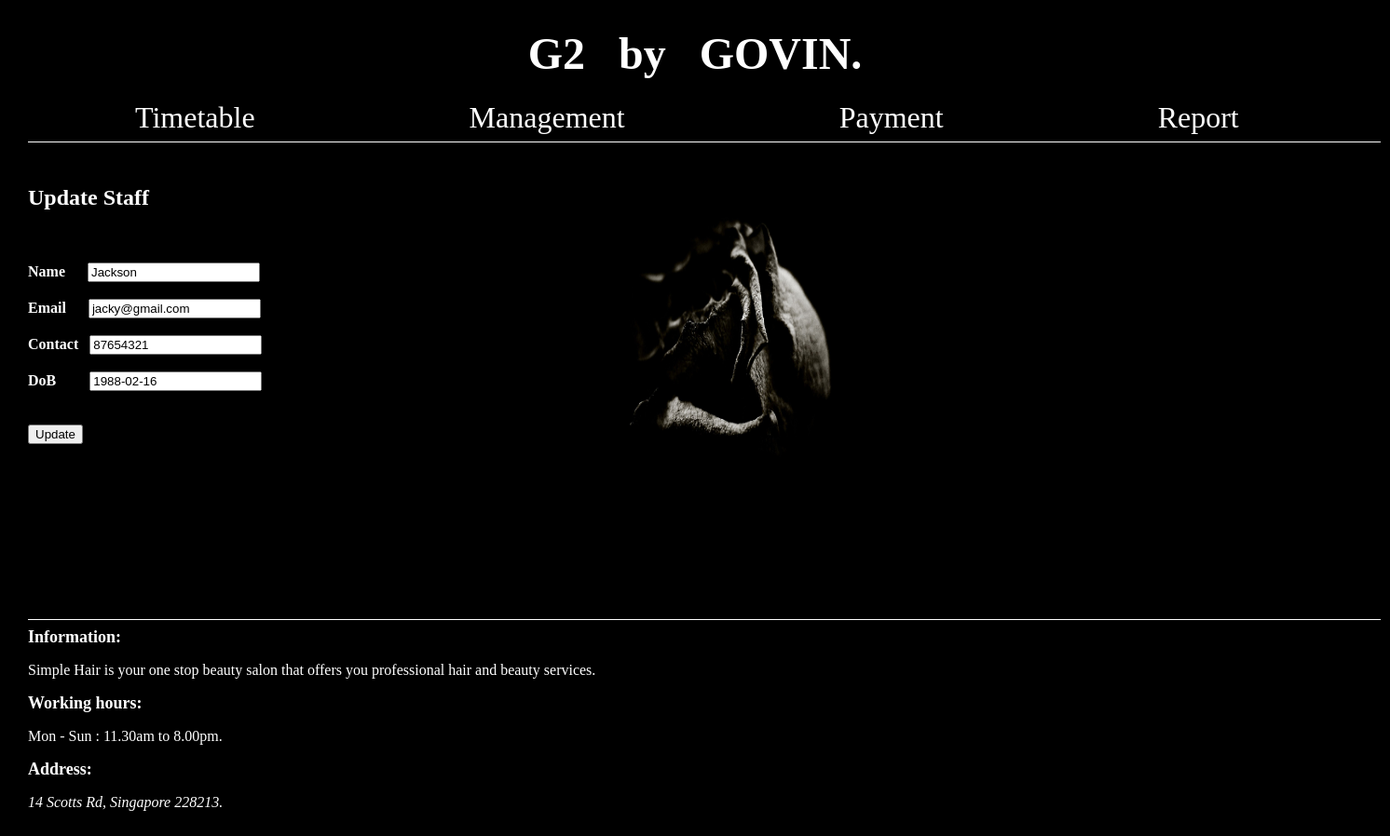
Page /staff/edit.php?id=2 on the committed database.
### tables this page shows
CREATE TABLE `staff` (
  `id` int(11) NOT NULL,
  `name` varchar(100) NOT NULL,
  `email` varchar(255) NOT NULL,
  `contact` varchar(20) NOT NULL,
  `dob` date NOT NULL
);

### staff/edit.php (the view, shortened to what this page needs)
<?php
require 'db.php';
$id = $_GET['id'];
$sql = 'SELECT * FROM staff WHERE id=:id';
$statement = $connection->prepare($sql);
$statement->execute([':id' => $id ]);
$person = $statement->fetch(PDO::FETCH_OBJ);
 ?>
<?php require 'header.php'; ?>
<div class="container">
  <div class="card mt-5">
    <div class="card-header">
      <h2>Update Staff</h2>
    </div><br><br>
    <div class="card-body">
      <form method="post">
        <div class="form-group">
          <label for="name"><b>Name</b> &nbsp&nbsp&nbsp&nbsp</label>
          <input value="<?= $person->name; ?>" type="text" name="name" id="name" class="form-control">
        </div><br>
        <div class="form-group">
          <label for="email"><b>Email</b> &nbsp&nbsp&nbsp&nbsp</label>
          <input type="email" value="<?= $person->email; ?>" name="email" id="email" class="form-control">
        </div><br>
          <div class="form-group">
          <label for="contact"><b>Contact</b> &nbsp</label>
          <input type="contact" value="<?= $person->contact; ?>" name="contact" id="contact" class="form-control">
        </div><br>
          <div class="form-group">
          <label for="dob"><b>DoB</b> &nbsp&nbsp&nbsp&nbsp&nbsp&nbsp&nbsp</label>
          <input type="dob" value="<?= $person->dob; ?>" name="dob" id="dob" class="form-control">
        </div><br><br>
        <div class="form-group">
          <button type="submit" class="btn btn-info">Update</button>
        </div>
      </form>
    </div>
  </div>
</div>
<?php require 'footer.php'; ?>

### staff/header.php (style rules this page uses)
body { background: #000000; background-image:url('../back.jpg'); background-size: 380px 360px; background-repeat: no-repeat; background-position: 590px 180px; }

### rows in the picture
staff: name "Jackson", email "jacky@gmail.com", contact "87654321", dob "1988-02-16"
